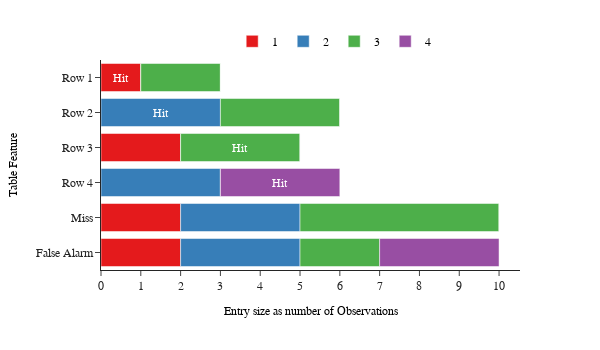

The code cell stored with this chart in its notebook:
### Markdown cell above
# Testing Plots

### Code cell
test.entrySize()

### Figure 1 — Plotly figure (JSON) as saved in the notebook; plotly's stock layout.template omitted (floating-point values rounded to 4 significant figures)
{"data": [{"alignmentgroup": "True", "hovertemplate": "variable=1<br>value=%{x}<br>index=%{y}<extra></extra>", "legendgroup": "1", "marker": {"color": "rgb(228,26,28)", "opacity": 1}, "name": "1", "offsetgroup": "1", "orientation": "h", "showlegend": true, "textposition": "auto", "type": "bar", "x": [1, 0, 2, 0, 2, 2], "xaxis": "x", "y": ["Row 1", "Row 2", "Row 3", "Row 4", "Miss", "False Alarm"], "yaxis": "y"}, {"alignmentgroup": "True", "hovertemplate": "variable=2<br>value=%{x}<br>index=%{y}<extra></extra>", "legendgroup": "2", "marker": {"color": "rgb(55,126,184)", "opacity": 1}, "name": "2", "offsetgroup": "2", "orientation": "h", "showlegend": true, "textposition": "auto", "type": "bar", "x": [0, 3, 0, 3, 3, 3], "xaxis": "x", "y": ["Row 1", "Row 2", "Row 3", "Row 4", "Miss", "False Alarm"], "yaxis": "y"}, {"alignmentgroup": "True", "hovertemplate": "variable=3<br>value=%{x}<br>index=%{y}<extra></extra>", "legendgroup": "3", "marker": {"color": "rgb(77,175,74)", "opacity": 1}, "name": "3", "offsetgroup": "3", "orientation": "h", "showlegend": true, "textposition": "auto", "type": "bar", "x": [2, 3, 3, 0, 5, 2], "xaxis": "x", "y": ["Row 1", "Row 2", "Row 3", "Row 4", "Miss", "False Alarm"], "yaxis": "y"}, {"alignmentgroup": "True", "hovertemplate": "variable=4<br>value=%{x}<br>index=%{y}<extra></extra>", "legendgroup": "4", "marker": {"color": "rgb(152,78,163)", "opacity": 1}, "name": "4", "offsetgroup": "4", "orientation": "h", "showlegend": true, "textposition": "auto", "type": "bar", "x": [0, 0, 0, 3, 0, 3], "xaxis": "x", "y": ["Row 1", "Row 2", "Row 3", "Row 4", "Miss", "False Alarm"], "yaxis": "y"}], "layout": {"annotations": [{"font": {"color": "white", "family": "Trebuchet MS", "size": 12}, "hovertext": "Hits for Category 1", "showarrow": false, "text": "Hit", "x": 0.5, "y": 0}, {"font": {"color": "white", "family": "Trebuchet MS", "size": 12}, "hovertext": "Hits for Category 1", "showarrow": false, "text": "Hit", "x": 1.5, "y": 1}, {"font": {"color": "white", "family": "Trebuchet MS", "size": 12}, "hovertext": "Hits for Category 1", "showarrow": false, "text": "Hit", "x": 3.5, "y": 2}, {"font": {"color": "white", "family": "Trebuchet MS", "size": 12}, "hovertext": "Hits for Category 1", "showarrow": false, "text": "Hit", "x": 4.5, "y": 3}], "barmode": "relative", "font": {"family": "Trebuchet MS", "size": 12}, "height": 350, "hovermode": false, "legend": {"font": {"color": "black", "family": "Trebuchet MS", "size": 12}, "orientation": "h", "title": {"text": ""}, "tracegroupgap": 0, "x": 0.8, "xanchor": "right", "y": 1.02, "yanchor": "bottom"}, "margin": {"t": 60}, "paper_bgcolor": "rgba(0,0,0,0)", "plot_bgcolor": "rgba(0,0,0,0)", "width": 600, "xaxis": {"anchor": "y", "domain": [0, 1], "dtick": 1, "title": {"font": {"color": "black", "family": "Trebuchet MS", "size": 12}, "text": "Entry size as number of Observations"}}, "yaxis": {"anchor": "x", "autorange": "reversed", "domain": [0, 1], "title": {"font": {"color": "black", "family": "Trebuchet MS", "size": 12}, "text": "Table Feature"}, "type": "category"}}}
